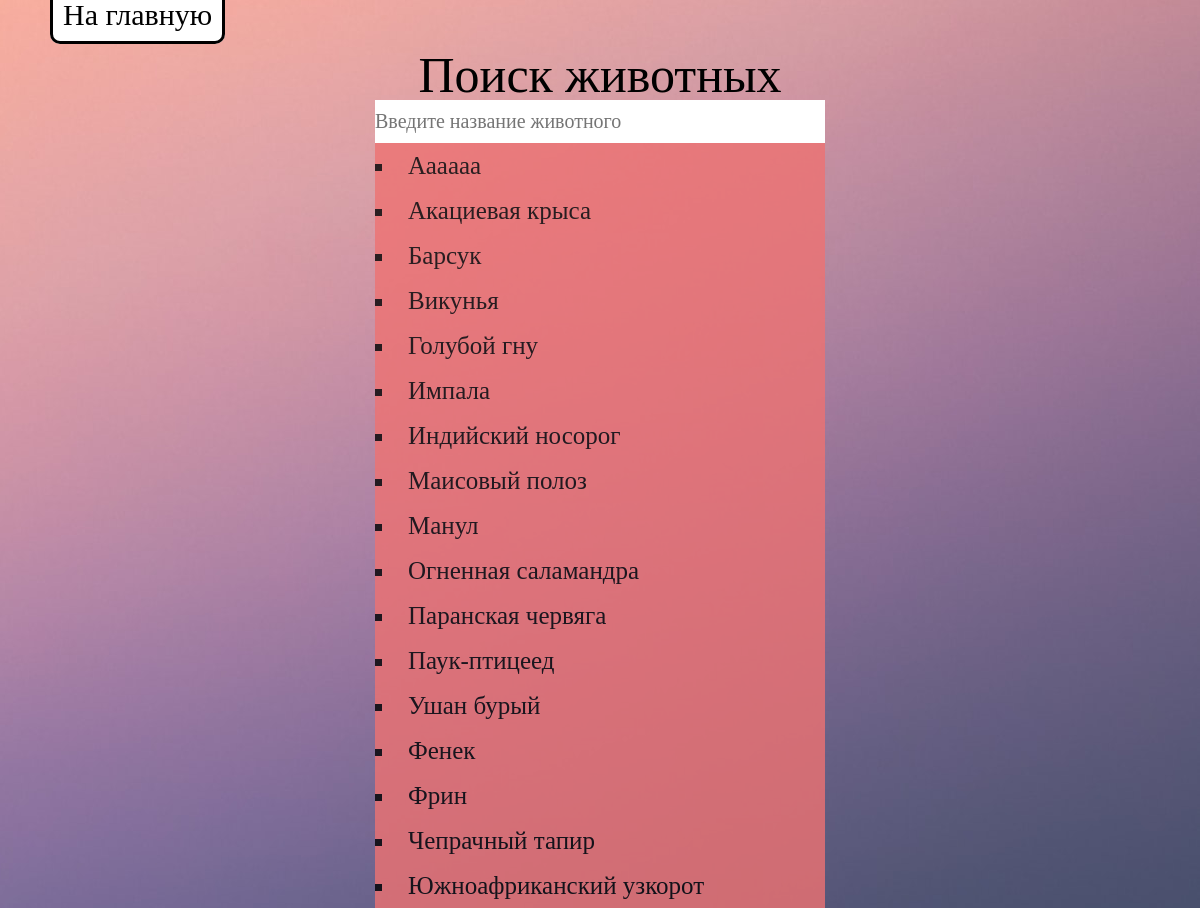
The page /PHP/find.php on the database its author committed.
### tables this page shows
CREATE TABLE `animals` (
  `ID_animal` int NOT NULL,
  `Pictures` varchar(200) NOT NULL,
  `Short_info` varchar(400) NOT NULL,
  `Name` varchar(40) NOT NULL,
  `Class` varchar(40) NOT NULL,
  `Kind` varchar(40) NOT NULL,
  `Height` varchar(10) NOT NULL,
  `Weight` varchar(10) NOT NULL,
  `Food` varchar(1000) NOT NULL,
  `Life_span` varchar(10) NOT NULL,
  `appearance` varchar(3000) NOT NULL,
  `lifestyle_info` varchar(3000) NOT NULL,
  `ID_habitats` int NOT NULL
);

### PHP/connect.php (called while the page is built, shortened)
<?
$host = 'localhost';
$db = 'экzoo';
$user = 'root';
$pass = '';
$charset = 'utf8';
$dsn = "mysql:host=$host;dbname=$db;charset=$charset";
$opt = array (
    PDO::ATTR_ERRMODE => PDO::ERRMODE_EXCEPTION,
    PDO::ATTR_DEFAULT_FETCH_MODE => PDO::FETCH_ASSOC,
    PDO::ATTR_EMULATE_PREPARES => false,
);
$pdo = new PDO($dsn, $user, $pass, $opt);
function get_animal(){
	global $pdo;
	$animalsInfo = $pdo->query("select * from `animals` ORDER BY `Name` asc");
	foreach($animalsInfo as $animalInfo){
		return $animalsInfo;
	}
}
?>

### PHP/find.php (the view, shortened to what this page needs)
<html lang="ru">
<head>
	<link rel="stylesheet" href="../css/style-allPage.css">
	<link rel="stylesheet" href="../css/media.css">
</head>
<body style="background: url(../img/pictures/SearchBG.jpg ) no-repeat 100%;">
	<div class="wrap">
		<a href="../index.php" class="home-title">На главную</a>
		<p class="search-title">Поиск животных</p>
		<div class="search-conteiner">
			<input type="text" id="search" placeholder="Введите название животного" autocomplete="off">
			<div class="block-search">
		<?php
			require_once('connect.php');
			$animalsInfo = get_animal();
			foreach ($animalsInfo as $animalInfo): ?>
				<ol class="list-search">
					<a href="../PHP/show-more.php?id=<?php echo $animalInfo['ID_animal']?>"><li><?php echo $animalInfo['Name']; ?></li></a>
				</ol>
			<? endforeach; ?>
			</div>
		</div>
	</div>
</body>

### css/style-allPage.css (style rules this page uses)
* { padding: 0; margin: 0; border: 0; box-sizing: border-box; }
*, *:before, *:after { box-sizing: border-box; }
html, body { height: 100%; width: 100%; font-size: 100%; line-height: 1; font-size: 14px; -ms-text-size-adjust: 100%; -moz-text-size-adjust: 100%; -webkit-text-size-adjust: 100%; }
input, button, textarea { font-family: inherit; }
a, a:visited { text-decoration: none; }
body { background-color: #000; color: #fff; font-family: "EB Garamond", serif; }
.wrap { width: 100%; padding: 0 50px 50px; }
.search-conteiner { display: flex; flex-direction: column; justify-content: flex-start; align-items: center; width: 100%; height: 750px; }
.home-title { color: #000; font-size: 30px; text-align: center; background-color: #fff; border: 3px solid #000; border-top: none; padding: 10px; border-radius: 0 0 10px 10px; }
.search-title { color: #000; font-size: 50px; text-align: center; margin-top: 20px; }
#search { padding: 10px 0; font-size: 20px; width: 450px; }
.list-search { background-color: #EE7272; opacity: 80%; list-style-type: square; list-style-position: inside; }
.list-search a { font-size: 25px; color: #000; }
.list-search a li { padding: 10px 0; width: 450px; }

### rows shown on the page
animals: Name "Аааааа"
animals: Name "Акациевая крыса"
animals: Name "Барсук"
animals: Name "Викунья"
animals: Name "Голубой гну"
animals: Name "Импала"
animals: Name "Индийский носорог"
animals: Name "Маисовый полоз"
animals: Name "Манул"
animals: Name "Огненная саламандра"
animals: Name "Паранская червяга"
animals: Name "Паук-птицеед"
animals: Name "Ушан бурый"
animals: Name "Фенек"
animals: Name "Фрин"
animals: Name "Чепрачный тапир"
animals: Name "Южноафриканский узкорот"
